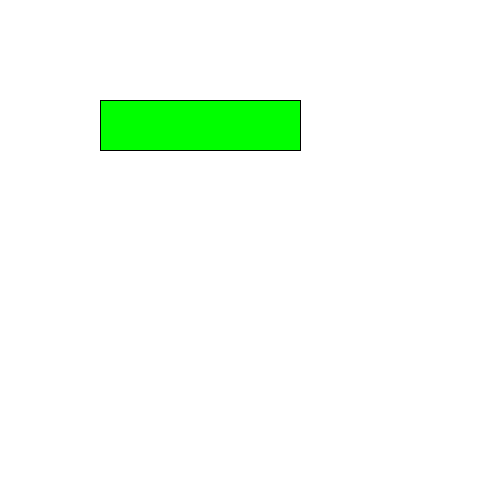
Frame 1 (no input)
Frame 60 (the mouse pressed at the canvas centre just before this capture): identical to frame 1, image omitted
Frame 120 (the mouse held since frame 60 and released just before this capture): identical to frame 1, image omitted

The Processing sketch that drew this single still picture (run headless with seeded random() and noise(); from frame 60 on, the mouse is pressed at the canvas centre):

// Processing sketch: processing_120612
// ── processing_120612.pde

float health = 100;
float MAX_HEALTH = 100;
float rectWidth = 200;

void setup()
{
  size(500, 500);
}

void draw()
{
  background(255);

  // Change color
  if (health < 25)
  {
    fill(255, 0, 0);
  }  
  else if (health < 50)
  {
    fill(255, 200, 0);
  }
  else
  {
    fill(0, 255, 0);
  }
  
  // Draw bar
  noStroke();
  // Get fraction 0->1 and multiply it by width of bar
  float drawWidth = (health / MAX_HEALTH) * rectWidth;
  rect(100, 100, drawWidth, 50);
  
  // Outline
  stroke(0);
  noFill();
  rect(100, 100, rectWidth, 50);
}

void mousePressed()
{
  if (health > 0 && mouseButton == LEFT)
  {
    health -= 10;
  }
  if (health < 100 && mouseButton == RIGHT)
  {
    health += 10;
  }
}
